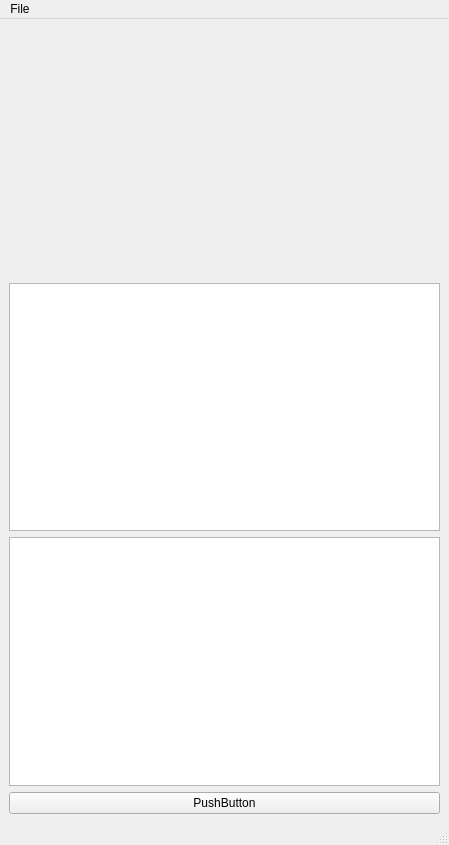
<?xml version="1.0" encoding="UTF-8"?>
<ui version="4.0">
 <class>SCBSceneExample</class>
 <widget class="QMainWindow" name="SCBSceneExample">
  <property name="geometry">
   <rect>
    <x>0</x>
    <y>0</y>
    <width>449</width>
    <height>845</height>
   </rect>
  </property>
  <property name="windowTitle">
   <string>MainWindow</string>
  </property>
  <widget class="QWidget" name="centralwidget">
   <layout class="QVBoxLayout" name="verticalLayout">
    <item>
     <widget class="QVTKWidget2" name="qvtkWidget" native="true">
      <property name="sizePolicy">
       <sizepolicy hsizetype="Expanding" vsizetype="Expanding">
        <horstretch>0</horstretch>
        <verstretch>0</verstretch>
       </sizepolicy>
      </property>
      <property name="focusPolicy">
       <enum>Qt::WheelFocus</enum>
      </property>
     </widget>
    </item>
    <item>
     <widget class="QListView" name="listView"/>
    </item>
    <item>
     <widget class="QTreeView" name="treeView"/>
    </item>
    <item>
     <widget class="QPushButton" name="pushButton">
      <property name="text">
       <string>PushButton</string>
      </property>
     </widget>
    </item>
   </layout>
  </widget>
  <widget class="QMenuBar" name="menubar">
   <property name="geometry">
    <rect>
     <x>0</x>
     <y>0</y>
     <width>449</width>
     <height>19</height>
    </rect>
   </property>
   <widget class="QMenu" name="menuFile">
    <property name="title">
     <string>File</string>
    </property>
    <addaction name="actionImport"/>
    <addaction name="actionCommit"/>
    <addaction name="actionPrint"/>
   </widget>
   <addaction name="menuFile"/>
  </widget>
  <widget class="QStatusBar" name="statusbar"/>
  <action name="actionImport">
   <property name="text">
    <string>Import</string>
   </property>
  </action>
  <action name="actionCommit">
   <property name="text">
    <string>Commit</string>
   </property>
  </action>
  <action name="actionPrint">
   <property name="text">
    <string>Print</string>
   </property>
  </action>
 </widget>
 <customwidgets>
  <customwidget>
   <class>QVTKWidget2</class>
   <extends>QWidget</extends>
   <header>QVTKWidget2.h</header>
   <container>1</container>
  </customwidget>
 </customwidgets>
 <resources/>
 <connections/>
</ui>
